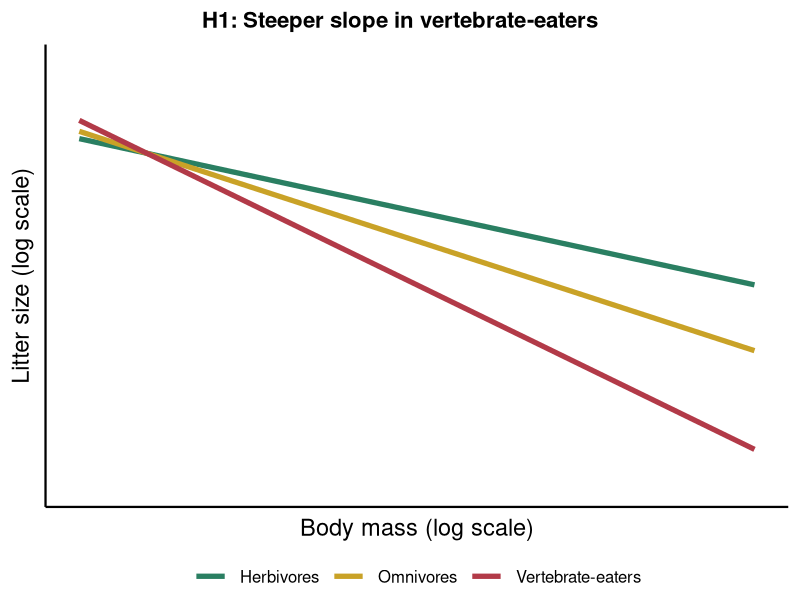
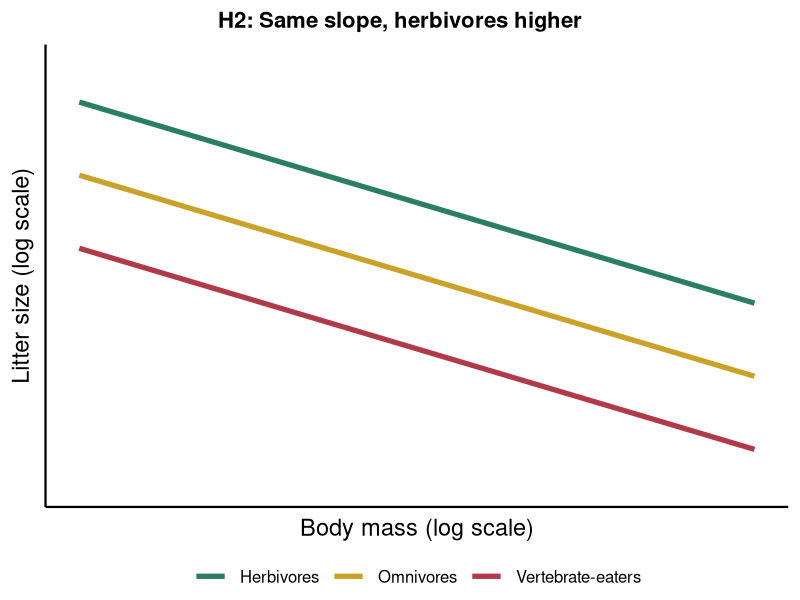
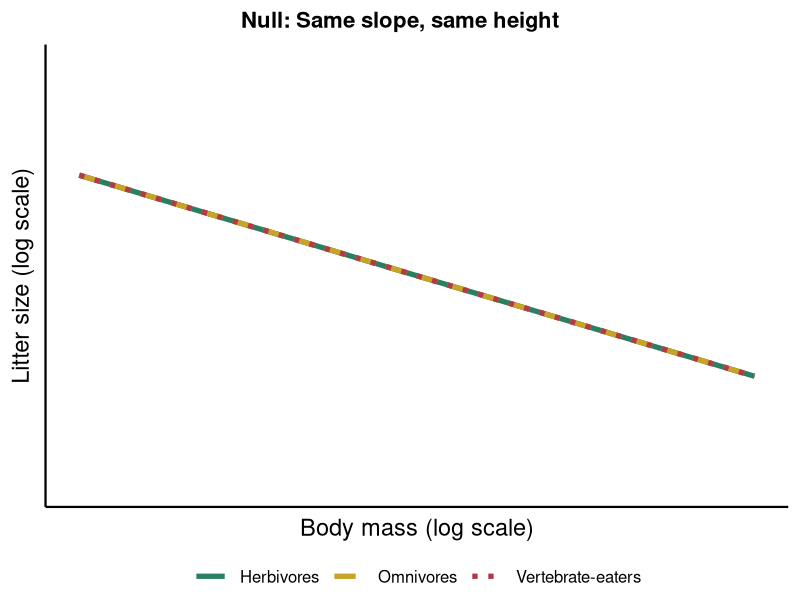

Write R code to recreate these figures, in order.
# 3 separate prediction graphs for the Hypotheses slide (H1, H2, Null)
# Hit Source. Saves graph_H1.png, graph_H2.png, graph_null.png in the same folder as this script
# (or your working directory). These are made-up lines showing each prediction, not real data.

if (!require(ggplot2)) install.packages("ggplot2")
library(ggplot2)

diet_colors <- c("Herbivores" = "#2a7f62", "Omnivores" = "#c9a227", "Vertebrate-eaters" = "#b23a48")
x <- seq(0, 1, length.out = 50)

# each prediction = a start (intercept) and a slope for each diet group
make_lines <- function(starts, slopes) {
  do.call(rbind, lapply(names(diet_colors), function(g)
    data.frame(x = x, y = starts[g] + slopes[g] * x, group = g)))
}

draw <- function(d, title, file, linetypes = c("solid", "solid", "solid")) {
  d$group <- factor(d$group, levels = names(diet_colors))
  p <- ggplot(d, aes(x, y, color = group, linetype = group)) +
    geom_line(linewidth = 1.8) +
    scale_color_manual(values = diet_colors) +
    scale_linetype_manual(values = setNames(linetypes, names(diet_colors))) +
    coord_cartesian(ylim = c(0, 1.15)) +
    labs(title = title, x = "Body mass (log scale)", y = "Litter size (log scale)",
         color = NULL, linetype = NULL) +
    theme_classic(base_size = 17) +
    theme(axis.text = element_blank(), axis.ticks = element_blank(),
          plot.title = element_text(face = "bold", hjust = 0.5, size = 16),
          legend.position = "bottom", legend.text = element_text(size = 12), legend.margin = margin(0, 0, 0, 0),
          legend.key.width = unit(0.9, "cm"), plot.title.position = "plot")
  ggsave(file, p, width = 6, height = 4.6, dpi = 250, bg = "white")
}

# H1: lines start together, vertebrate-eaters drop fastest (steeper slope)
draw(make_lines(starts = c(Herbivores = 0.95, Omnivores = 0.97, `Vertebrate-eaters` = 1.0),
                slopes = c(Herbivores = -0.40, Omnivores = -0.60, `Vertebrate-eaters` = -0.90)),
     "H1: Steeper slope in vertebrate-eaters", "graph_H1.png")

# H2: same slope (parallel), herbivores highest
draw(make_lines(starts = c(Herbivores = 1.05, Omnivores = 0.85, `Vertebrate-eaters` = 0.65),
                slopes = c(Herbivores = -0.55, Omnivores = -0.55, `Vertebrate-eaters` = -0.55)),
     "H2: Same slope, herbivores higher", "graph_H2.png")

# Null: one shared line (dashed lines so all 3 colors stay visible on top of each other)
draw(make_lines(starts = c(Herbivores = 0.85, Omnivores = 0.85, `Vertebrate-eaters` = 0.85),
                slopes = c(Herbivores = -0.55, Omnivores = -0.55, `Vertebrate-eaters` = -0.55)),
     "Null: Same slope, same height", "graph_null.png",
     linetypes = c("solid", "42", "12"))

cat("done - saved graph_H1.png, graph_H2.png, graph_null.png in:", getwd(), "\n")
